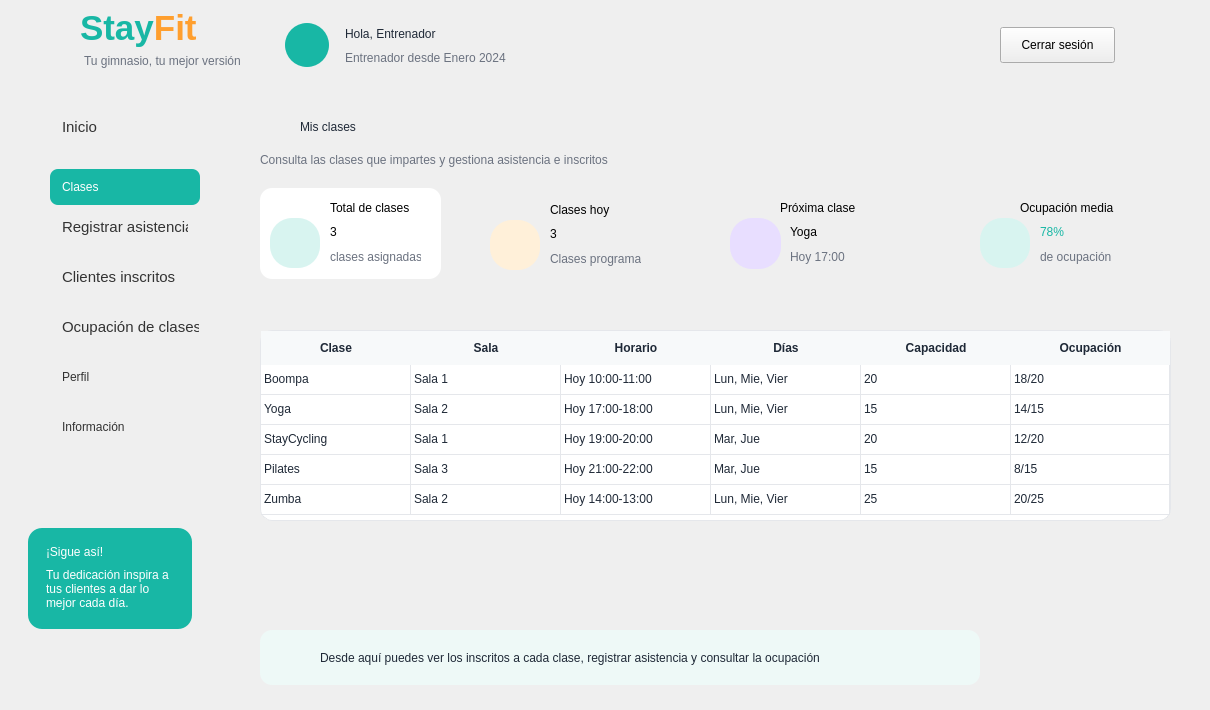
  <widget class="QWidget" name="centralwidget">
   <widget class="QFrame" name="frameHeader">
    <property name="geometry">
     <rect>
      <x>0</x>
      <y>0</y>
      <width>1201</width>
      <height>90</height>
     </rect>
    </property>
    <property name="frameShape">
     <enum>QFrame::NoFrame</enum>
    </property>
    <widget class="QLabel" name="lblLogoIcono">
     <property name="geometry">
      <rect>
       <x>18</x>
       <y>10</y>
       <width>65</width>
       <height>65</height>
      </rect>
     </property>
     <property name="styleSheet">
      <string notr="true">font: 28pt &quot;Segoe UI Emoji&quot;; color: #18B7A5;</string>
     </property>
     <property name="text">
      <string/>
     </property>
     <property name="pixmap">
      <pixmap>../imagenes/logo_stayfit.png</pixmap>
     </property>
     <property name="scaledContents">
      <bool>true</bool>
     </property>
    </widget>
    <widget class="QLabel" name="labelStayFitHeader">
     <property name="geometry">
      <rect>
       <x>80</x>
       <y>8</y>
       <width>170</width>
       <height>40</height>
      </rect>
     </property>
     <property name="text">
      <string>&lt;html&gt;&lt;head/&gt;&lt;body&gt;&lt;p&gt;&lt;span style=&quot; font-size:26pt; font-weight:700; color:#18B7A5;&quot;&gt;Stay&lt;/span&gt;&lt;span style=&quot; font-size:26pt; font-weight:700; color:#FF9F2E;&quot;&gt;Fit&lt;/span&gt;&lt;/p&gt;&lt;/body&gt;&lt;/html&gt;</string>
     </property>
    </widget>
    <widget class="QLabel" name="labelSubtituloHeader">
     <property name="geometry">
      <rect>
       <x>84</x>
       <y>52</y>
       <width>170</width>
       <height>18</height>
      </rect>
     </property>
     <property name="styleSheet">
      <string notr="true">color: #6B7280; font: 9pt &quot;Segoe UI&quot;;</string>
     </property>
     <property name="text">
      <string>Tu gimnasio, tu mejor versión</string>
     </property>
    </widget>
    <widget class="QLabel" name="lblAvatarCliente">
     <property name="geometry">
      <rect>
       <x>285</x>
       <y>23</y>
       <width>44</width>
       <height>44</height>
      </rect>
     </property>
     <property name="styleSheet">
      <string notr="true">background-color: #18B7A5; color: white; border-radius: 22px; font: 20pt &quot;Segoe UI Emoji&quot;;</string>
     </property>
     <property name="text">
      <string/>
     </property>
     <property name="pixmap">
      <pixmap>../imagenes/usuario.png</pixmap>
     </property>
     <property name="scaledContents">
      <bool>true</bool>
     </property>
    </widget>
    <widget class="QLabel" name="lblNombreCliente">
     <property name="geometry">
      <rect>
       <x>345</x>
       <y>22</y>
       <width>270</width>
       <height>24</height>
      </rect>
     </property>
     <property name="styleSheet">
      <string notr="true">font: bold 13pt &quot;Segoe UI&quot;; color: #1F2937;</string>
     </property>
     <property name="text">
      <string>Hola, Entrenador</string>
     </property>
    </widget>
    <widget class="QLabel" name="lblFechaAltaEntrenador">
     <property name="geometry">
      <rect>
       <x>345</x>
       <y>48</y>
       <width>191</width>
       <height>20</height>
      </rect>
     </property>
     <property name="styleSheet">
      <string notr="true">font: 10pt &quot;Segoe UI&quot;; color: #6B7280;</string>
     </property>
     <property name="text">
      <string>Entrenador desde Enero 2024</string>
     </property>
    </widget>
    <widget class="QPushButton" name="btnCerrarSesion">
     <property name="geometry">
      <rect>
       <x>1000</x>
       <y>27</y>
       <width>115</width>
       <height>36</height>
      </rect>
     </property>
     <property name="text">
      <string>Cerrar sesión</string>
     </property>
    </widget>
   </widget>
   <widget class="QFrame" name="frameMenu">
    <property name="geometry">
     <rect>
      <x>0</x>
      <y>89</y>
      <width>220</width>
      <height>611</height>
     </rect>
    </property>
    <property name="frameShape">
     <enum>QFrame::NoFrame</enum>
    </property>
    <widget class="QPushButton" name="btnInscritos">
     <property name="geometry">
      <rect>
       <x>50</x>
       <y>170</y>
       <width>150</width>
       <height>36</height>
      </rect>
     </property>
     <property name="font">
      <font>
       <family>Segoe UI</family>
       <pointsize>11</pointsize>
      </font>
     </property>
     <property name="styleSheet">
      <string notr="true">QPushButton {
    background-color: transparent;
    border: none;
    border-radius: 8px;
    padding: 8px 12px;
    text-align: left;
    color: #333333;
}

QPushButton:hover {
    background-color: #E8F8F5;
}

QPushButton:checked {
    background-color: #DDF7F3;
    color: #333333;
    font-weight: bold;
}</string>
     </property>
     <property name="text">
      <string>Clientes inscritos</string>
     </property>
     <property name="flat">
      <bool>true</bool>
     </property>
    </widget>
    <widget class="QPushButton" name="btnOcupacion">
     <property name="geometry">
      <rect>
       <x>50</x>
       <y>220</y>
       <width>161</width>
       <height>36</height>
      </rect>
     </property>
     <property name="font">
      <font>
       <family>Segoe UI</family>
       <pointsize>11</pointsize>
      </font>
     </property>
     <property name="styleSheet">
      <string notr="true">QPushButton {
    background-color: transparent;
    border: none;
    border-radius: 8px;
    padding: 8px 12px;
    text-align: left;
    color: #333333;
}

QPushButton:hover {
    background-color: #E8F8F5;
}

QPushButton:checked {
    background-color: #DDF7F3;
    color: #333333;
    font-weight: bold;
}</string>
     </property>
     <property name="text">
      <string>Ocupación de clases</string>
     </property>
     <property name="flat">
      <bool>true</bool>
     </property>
    </widget>
    <widget class="QPushButton" name="btnPerfil">
     <property name="geometry">
      <rect>
       <x>50</x>
       <y>270</y>
       <width>150</width>
       <height>36</height>
      </rect>
     </property>
     <property name="styleSheet">
      <string notr="true">QPushButton {
    background-color: transparent;
    border: none;
    border-radius: 8px;
    padding: 8px 12px;
    text-align: left;
    color: #333333;
}

QPushButton:hover {
    background-color: #E8F8F5;
}

QPushButton:checked {
    background-color: #DDF7F3;
    color: #333333;
    font-weight: bold;
}
</string>
     </property>
     <property name="text">
      <string>Perfil</string>
     </property>
    </widget>
    <widget class="QPushButton" name="btnInformacion">
     <property name="geometry">
      <rect>
       <x>50</x>
       <y>320</y>
       <width>150</width>
       <height>36</height>
      </rect>
     </property>
     <property name="styleSheet">
      <string notr="true">QPushButton {
    background-color: transparent;
    border: none;
    border-radius: 8px;
    padding: 8px 12px;
    text-align: left;
    color: #333333;
}

QPushButton:hover {
    background-color: #E8F8F5;
}

QPushButton:checked {
    background-color: #DDF7F3;
    color: #333333;
    font-weight: bold;
}</string>
     </property>
     <property name="text">
      <string>Información</string>
     </property>
    </widget>
    <widget class="QFrame" name="cardSigue">
     <property name="geometry">
      <rect>
       <x>28</x>
       <y>439</y>
       <width>164</width>
       <height>101</height>
      </rect>
     </property>
     <property name="styleSheet">
      <string notr="true">QFrame#cardSigue { background-color: #18B7A5; border-radius: 14px; border: none; }</string>
     </property>
     <widget class="QLabel" name="lblSigue">
      <property name="geometry">
       <rect>
        <x>18</x>
        <y>12</y>
        <width>130</width>
        <height>24</height>
       </rect>
      </property>
      <property name="styleSheet">
       <string notr="true">color:white; font:bold 11pt &quot;Segoe UI&quot;;</string>
      </property>
      <property name="text">
       <string>¡Sigue así!</string>
      </property>
     </widget>
     <widget class="QLabel" name="lblSigueTexto">
      <property name="geometry">
       <rect>
        <x>18</x>
        <y>35</y>
        <width>130</width>
        <height>51</height>
       </rect>
      </property>
      <property name="styleSheet">
       <string notr="true">color:white; font:9pt &quot;Segoe UI&quot;;</string>
      </property>
      <property name="text">
       <string>Tu dedicación inspira a tus clientes a dar lo mejor cada día.</string>
      </property>
      <property name="wordWrap">
       <bool>true</bool>
      </property>
     </widget>
    </widget>
    <widget class="QLabel" name="label">
     <property name="geometry">
      <rect>
       <x>20</x>
       <y>30</y>
       <width>20</width>
       <height>20</height>
      </rect>
     </property>
     <property name="text">
      <string/>
     </property>
     <property name="pixmap">
      <pixmap>../imagenes/casa_inicio.png</pixmap>
     </property>
     <property name="scaledContents">
      <bool>true</bool>
     </property>
    </widget>
    <widget class="QLabel" name="label_10">
     <property name="geometry">
      <rect>
       <x>20</x>
       <y>280</y>
       <width>23</width>
       <height>23</height>
      </rect>
     </property>
     <property name="text">
      <string/>
     </property>
     <property name="pixmap">
      <pixmap>../imagenes/usuario.png</pixmap>
     </property>
     <property name="scaledContents">
      <bool>true</bool>
     </property>
    </widget>
    <widget class="QLabel" name="label_11">
     <property name="geometry">
      <rect>
       <x>20</x>
       <y>330</y>
       <width>23</width>
       <height>23</height>
      </rect>
     </property>
     <property name="text">
      <string/>
     </property>
     <property name="pixmap">
      <pixmap>../imagenes/informacion.png</pixmap>
     </property>
     <property name="scaledContents">
      <bool>true</bool>
     </property>
    </widget>
    <widget class="QLabel" name="label_12">
     <property name="geometry">
      <rect>
       <x>20</x>
       <y>90</y>
       <width>20</width>
       <height>20</height>
      </rect>
     </property>
     <property name="text">
      <string/>
     </property>
     <property name="pixmap">
      <pixmap>../imagenes/calendario.png</pixmap>
     </property>
     <property name="scaledContents">
      <bool>true</bool>
     </property>
    </widget>
    <widget class="QLabel" name="label_3">
     <property name="geometry">
      <rect>
       <x>20</x>
       <y>130</y>
       <width>20</width>
       <height>20</height>
      </rect>
     </property>
     <property name="styleSheet">
      <string notr="true">image: url(./src/vista/imagenes/lista-de-verificacion.png)</string>
     </property>
     <property name="text">
      <string/>
     </property>
    </widget>
    <widget class="QLabel" name="label_4">
     <property name="geometry">
      <rect>
       <x>20</x>
       <y>180</y>
       <width>20</width>
       <height>20</height>
      </rect>
     </property>
     <property name="styleSheet">
      <string notr="true">image:url(./src/vista/imagenes/anadir-grupo.png)</string>
     </property>
     <property name="text">
      <string/>
     </property>
    </widget>
    <widget class="QLabel" name="label_8">
     <property name="geometry">
      <rect>
       <x>20</x>
       <y>230</y>
       <width>23</width>
       <height>23</height>
      </rect>
     </property>
     <property name="styleSheet">
      <string notr="true">image: url(./src/vista/imagenes/grafico-circular.png)</string>
     </property>
     <property name="text">
      <string/>
     </property>
    </widget>
    <widget class="QPushButton" name="btnRegistroAsistencia">
     <property name="geometry">
      <rect>
       <x>50</x>
       <y>120</y>
       <width>150</width>
       <height>36</height>
      </rect>
     </property>
     <property name="font">
      <font>
       <family>Segoe UI</family>
       <pointsize>11</pointsize>
      </font>
     </property>
     <property name="styleSheet">
      <string notr="true">QPushButton {
    background-color: transparent;
    border: none;
    border-radius: 8px;
    padding: 8px 12px;
    text-align: left;
    color: #333333;
}

QPushButton:hover {
    background-color: #E8F8F5;
}

QPushButton:checked {
    background-color: #DDF7F3;
    color: #333333;
    font-weight: bold;
}

</string>
     </property>
     <property name="text">
      <string>Registrar asistencia</string>
     </property>
     <property name="flat">
      <bool>true</bool>
     </property>
    </widget>
    <widget class="QPushButton" name="btnInicio_2">
     <property name="geometry">
      <rect>
       <x>50</x>
       <y>20</y>
       <width>150</width>
       <height>36</height>
      </rect>
     </property>
     <property name="font">
      <font>
       <family>Segoe UI</family>
       <pointsize>11</pointsize>
      </font>
     </property>
     <property name="mouseTracking">
      <bool>false</bool>
     </property>
     <property name="tabletTracking">
      <bool>false</bool>
     </property>
     <property name="styleSheet">
      <string notr="true">QPushButton {
    background-color: transparent;
    border: none;
    border-radius: 8px;
    padding: 8px 12px;
    text-align: left;
    color: #333333;
}

QPushButton:hover {
    background-color: #E8F8F5;
}

QPushButton:checked {
    background-color: #DDF7F3;
    color: #333333;
    font-weight: bold;
}</string>
     </property>
     <property name="text">
      <string>Inicio</string>
     </property>
     <property name="checkable">
      <bool>true</bool>
     </property>
     <property name="checked">
      <bool>false</bool>
     </property>
     <property name="flat">
      <bool>false</bool>
     </property>
    </widget>
    <widget class="QPushButton" name="btnClases">
     <property name="geometry">
      <rect>
       <x>50</x>
       <y>80</y>
       <width>150</width>
       <height>36</height>
      </rect>
     </property>
     <property name="styleSheet">
      <string notr="true">QPushButton {
    background-color: #18B7A5;
    border: none;
    border-radius: 8px;
    padding: 8px 12px;
    text-align: left;
    color: #FFFFFF;
}

QPushButton:hover {
    background-color: #E8F8F5;
}

QPushButton:checked {
    background-color: #DDF7F3;
    color: #333333;
    font-weight: bold;
}

 

</string>
     </property>
     <property name="text">
      <string>Clases</string>
     </property>
    </widget>
   </widget>
   <widget class="QFrame" name="frameContenido">
    <property name="geometry">
     <rect>
      <x>220</x>
      <y>90</y>
      <width>981</width>
      <height>611</height>
     </rect>
    </property>
    <property name="frameShape">
     <enum>QFrame::NoFrame</enum>
    </property>
    <widget class="QLabel" name="lblBienvenida">
     <property name="geometry">
      <rect>
       <x>80</x>
       <y>20</y>
       <width>300</width>
       <height>34</height>
      </rect>
     </property>
     <property name="styleSheet">
      <string notr="true">font:bold 20pt &quot;Segoe UI&quot;; color:#1F2937;</string>
     </property>
     <property name="text">
      <string>Mis clases</string>
     </property>
    </widget>
    <widget class="QLabel" name="lblResumen">
     <property name="geometry">
      <rect>
       <x>40</x>
       <y>60</y>
       <width>470</width>
       <height>20</height>
      </rect>
     </property>
     <property name="styleSheet">
      <string notr="true">font:9pt &quot;Segoe UI&quot;; color:#6B7280;</string>
     </property>
     <property name="text">
      <string>Consulta las clases que impartes y gestiona asistencia e inscritos</string>
     </property>
    </widget>
    <widget class="QFrame" name="card2">
     <property name="geometry">
      <rect>
       <x>260</x>
       <y>100</y>
       <width>181</width>
       <height>91</height>
      </rect>
     </property>
     <widget class="QLabel" name="lblIconPago">
      <property name="geometry">
       <rect>
        <x>10</x>
        <y>30</y>
        <width>50</width>
        <height>50</height>
       </rect>
      </property>
      <property name="styleSheet">
       <string notr="true">background-color:#FFF0D9; border-radius:22px; font:16pt &quot;Segoe UI Emoji&quot;; color:#FF9F2E;</string>
      </property>
      <property name="text">
       <string/>
      </property>
     </widget>
     <widget class="QLabel" name="lblTituloproxclase">
      <property name="geometry">
       <rect>
        <x>70</x>
        <y>10</y>
        <width>95</width>
        <height>20</height>
       </rect>
      </property>
      <property name="styleSheet">
       <string notr="true">font:bold 9pt &quot;Segoe UI&quot;;</string>
      </property>
      <property name="text">
       <string>Clases hoy</string>
      </property>
     </widget>
     <widget class="QLabel" name="claseshoy">
      <property name="geometry">
       <rect>
        <x>70</x>
        <y>60</y>
        <width>91</width>
        <height>18</height>
       </rect>
      </property>
      <property name="styleSheet">
       <string notr="true">color:#6B7280; font:7pt &quot;Segoe UI&quot;;</string>
      </property>
      <property name="text">
       <string>Clases programadas</string>
      </property>
     </widget>
     <widget class="QLabel" name="label_6">
      <property name="geometry">
       <rect>
        <x>10</x>
        <y>40</y>
        <width>51</width>
        <height>31</height>
       </rect>
      </property>
      <property name="styleSheet">
       <string notr="true">image:url(./src/vista/imagenes/reloj.png)</string>
      </property>
      <property name="text">
       <string/>
      </property>
     </widget>
     <widget class="QLabel" name="labelClasesHoy">
      <property name="geometry">
       <rect>
        <x>70</x>
        <y>30</y>
        <width>41</width>
        <height>28</height>
       </rect>
      </property>
      <property name="styleSheet">
       <string notr="true">font:bold 16pt &quot;Segoe UI&quot;;color: rgb(0, 0, 0)</string>
      </property>
      <property name="text">
       <string>3</string>
      </property>
     </widget>
    </widget>
    <widget class="QFrame" name="card3">
     <property name="geometry">
      <rect>
       <x>500</x>
       <y>98</y>
       <width>181</width>
       <height>91</height>
      </rect>
     </property>
     <widget class="QLabel" name="lblIconCal">
      <property name="geometry">
       <rect>
        <x>10</x>
        <y>30</y>
        <width>51</width>
        <height>51</height>
       </rect>
      </property>
      <property name="styleSheet">
       <string notr="true">background-color:#E8DEFF; border-radius:22px; font:17pt &quot;Segoe UI Emoji&quot;;</string>
      </property>
      <property name="text">
       <string/>
      </property>
     </widget>
     <widget class="QLabel" name="lblTituloasistencia">
      <property name="geometry">
       <rect>
        <x>60</x>
        <y>10</y>
        <width>81</width>
        <height>20</height>
       </rect>
      </property>
      <property name="styleSheet">
       <string notr="true">font:bold 8pt &quot;Segoe UI&quot;;</string>
      </property>
      <property name="text">
       <string>Próxima clase</string>
      </property>
     </widget>
     <widget class="QLabel" name="labelProximaClase">
      <property name="geometry">
       <rect>
        <x>70</x>
        <y>30</y>
        <width>61</width>
        <height>28</height>
       </rect>
      </property>
      <property name="styleSheet">
       <string notr="true">font:bold 16pt &quot;Segoe UI&quot;;color: rgb(0, 0, 0)</string>
      </property>
      <property name="text">
       <string>Yoga</string>
      </property>
     </widget>
     <widget class="QLabel" name="lblHoraProxClase">
      <property name="geometry">
       <rect>
        <x>70</x>
        <y>60</y>
        <width>75</width>
        <height>18</height>
       </rect>
      </property>
      <property name="styleSheet">
       <string notr="true">color:#6B7280; font:7pt &quot;Segoe UI&quot;;</string>
      </property>
      <property name="text">
       <string>Hoy 17:00</string>
      </property>
     </widget>
     <widget class="QLabel" name="label_9">
      <property name="geometry">
       <rect>
        <x>10</x>
        <y>40</y>
        <width>51</width>
        <height>31</height>
       </rect>
      </property>
      <property name="styleSheet">
       <string notr="true">image:url(./src/vista/imagenes/usuarios.png)</string>
      </property>
      <property name="text">
       <string/>
      </property>
     </widget>
    </widget>
    <widget class="QFrame" name="card4">
     <property name="geometry">
      <rect>
       <x>750</x>
       <y>98</y>
       <width>161</width>
       <height>91</height>
      </rect>
     </property>
     <widget class="QLabel" name="lblIconAs">
      <property name="geometry">
       <rect>
        <x>10</x>
        <y>30</y>
        <width>50</width>
        <height>50</height>
       </rect>
      </property>
      <property name="styleSheet">
       <string notr="true">background-color:#D8F4F0; color:#18B7A5; border-radius:22px; font:bold 20pt &quot;Segoe UI&quot;;</string>
      </property>
      <property name="text">
       <string/>
      </property>
     </widget>
     <widget class="QLabel" name="lblTituloocupacion">
      <property name="geometry">
       <rect>
        <x>50</x>
        <y>10</y>
        <width>131</width>
        <height>20</height>
       </rect>
      </property>
      <property name="styleSheet">
       <string notr="true">font:bold 9pt &quot;Segoe UI&quot;;</string>
      </property>
      <property name="text">
       <string>Ocupación media</string>
      </property>
     </widget>
     <widget class="QLabel" name="lblPorcentajeOcupacionClase">
      <property name="geometry">
       <rect>
        <x>70</x>
        <y>30</y>
        <width>70</width>
        <height>28</height>
       </rect>
      </property>
      <property name="styleSheet">
       <string notr="true">font:bold 18pt &quot;Segoe UI&quot;; color:#18B7A5;</string>
      </property>
      <property name="text">
       <string>78%</string>
      </property>
     </widget>
     <widget class="QLabel" name="lblSubAs">
      <property name="geometry">
       <rect>
        <x>70</x>
        <y>60</y>
        <width>75</width>
        <height>18</height>
       </rect>
      </property>
      <property name="styleSheet">
       <string notr="true">color:#6B7280; font:7pt &quot;Segoe UI&quot;;</string>
      </property>
      <property name="text">
       <string>de ocupación</string>
      </property>
     </widget>
     <widget class="QLabel" name="label_14">
      <property name="geometry">
       <rect>
        <x>10</x>
        <y>40</y>
        <width>51</width>
        <height>31</height>
       </rect>
      </property>
      <property name="styleSheet">
       <string notr="true">image:url(./src/vista/imagenes/grafico-circular.png)</string>
      </property>
      <property name="text">
       <string/>
      </property>
     </widget>
    </widget>
    <widget class="QFrame" name="cardConsejo">
     <property name="geometry">
      <rect>
       <x>40</x>
       <y>540</y>
       <width>720</width>
       <height>55</height>
      </rect>
     </property>
     <property name="styleSheet">
      <string notr="true">QFrame#cardConsejo { background-color:#EEF9F7; border:none; border-radius:12px; }</string>
     </property>
     <widget class="QLabel" name="lblConsejo">
      <property name="geometry">
       <rect>
        <x>60</x>
        <y>10</y>
        <width>581</width>
        <height>35</height>
       </rect>
      </property>
      <property name="styleSheet">
       <string notr="true">font:9pt &quot;Segoe UI&quot;; color:#1F2937;</string>
      </property>
      <property name="text">
       <string>Desde aquí puedes ver los inscritos a cada clase, registrar asistencia y consultar la ocupación</string>
      </property>
     </widget>
     <widget class="QLabel" name="label_2">
      <property name="geometry">
       <rect>
        <x>10</x>
        <y>20</y>
        <width>51</width>
        <height>21</height>
       </rect>
      </property>
      <property name="styleSheet">
       <string notr="true">image:url(./src/vista/imagenes/informacion.png)</string>
      </property>
      <property name="text">
       <string/>
      </property>
     </widget>
    </widget>
    <widget class="QFrame" name="card2_2">
     <property name="geometry">
      <rect>
       <x>40</x>
       <y>98</y>
       <width>181</width>
       <height>91</height>
      </rect>
     </property>
     <property name="styleSheet">
      <string notr="true">background: #FFFFFF;border-radius: 12px;</string>
     </property>
     <widget class="QLabel" name="lblTituloproxclase_2">
      <property name="geometry">
       <rect>
        <x>70</x>
        <y>10</y>
        <width>95</width>
        <height>20</height>
       </rect>
      </property>
      <property name="styleSheet">
       <string notr="true">font:bold 9pt &quot;Segoe UI&quot;;</string>
      </property>
      <property name="text">
       <string>Total de clases</string>
      </property>
     </widget>
     <widget class="QLabel" name="labelTotalClasesAsignadas">
      <property name="geometry">
       <rect>
        <x>70</x>
        <y>30</y>
        <width>95</width>
        <height>28</height>
       </rect>
      </property>
      <property name="styleSheet">
       <string notr="true">font:bold 16pt &quot;Segoe UI&quot;;color: rgb(0, 0, 0)</string>
      </property>
      <property name="text">
       <string>3</string>
      </property>
     </widget>
     <widget class="QLabel" name="labelHora_2">
      <property name="geometry">
       <rect>
        <x>70</x>
        <y>60</y>
        <width>91</width>
        <height>18</height>
       </rect>
      </property>
      <property name="styleSheet">
       <string notr="true">color:#6B7280; font:7pt &quot;Segoe UI&quot;;</string>
      </property>
      <property name="text">
       <string>clases asignadas</string>
      </property>
     </widget>
     <widget class="QLabel" name="lblIconAs_2">
      <property name="geometry">
       <rect>
        <x>10</x>
        <y>30</y>
        <width>50</width>
        <height>50</height>
       </rect>
      </property>
      <property name="styleSheet">
       <string notr="true">background-color:#D8F4F0; color:#18B7A5; border-radius:22px; font:bold 20pt &quot;Segoe UI&quot;;</string>
      </property>
      <property name="text">
       <string/>
      </property>
     </widget>
     <widget class="QLabel" name="label_7">
      <property name="geometry">
       <rect>
        <x>10</x>
        <y>40</y>
        <width>51</width>
        <height>31</height>
       </rect>
      </property>
      <property name="styleSheet">
       <string notr="true">image:url(./src/vista/imagenes/calendario.png); background:transparent</string>
      </property>
      <property name="text">
       <string/>
      </property>
     </widget>
    </widget>
    <widget class="QLabel" name="label_17">
     <property name="geometry">
      <rect>
       <x>280</x>
       <y>480</y>
       <width>47</width>
       <height>13</height>
      </rect>
     </property>
     <property name="text">
      <string/>
     </property>
    </widget>
    <widget class="QLabel" name="label_18">
     <property name="geometry">
      <rect>
       <x>-180</x>
       <y>0</y>
       <width>1391</width>
       <height>621</height>
      </rect>
     </property>
     <property name="styleSheet">
      <string notr="true">image:url(./src/vista/imagenes/reborde_ola.png)</string>
     </property>
     <property name="text">
      <string/>
     </property>
    </widget>
    <widget class="QLabel" name="label_5">
     <property name="geometry">
      <rect>
       <x>40</x>
       <y>20</y>
       <width>31</width>
       <height>41</height>
      </rect>
     </property>
     <property name="styleSheet">
      <string notr="true">image:url(./src/vista/imagenes/calendario.png)</string>
     </property>
     <property name="text">
      <string/>
     </property>
    </widget>
    <widget class="QTableWidget" name="tablaMisClases">
     <property name="geometry">
      <rect>
       <x>40</x>
       <y>240</y>
       <width>911</width>
       <height>191</height>
      </rect>
     </property>
     <property name="styleSheet">
      <string notr="true">QTableWidget {
    background-color: white;
    border: 1px solid #E5E7EB;
    border-radius: 12px;
    gridline-color: #E5E7EB;
    color: #1F2937;
    font-size: 12px;
}

QHeaderView::section {
    background-color: #F7F9FA;
    color: #1F2937;
    font-weight: bold;
    border: none;
    padding: 8px;
}

QTableWidget::item {
    padding: 8px;
}</string>
     </property>
     <property name="verticalScrollBarPolicy">
      <enum>Qt::ScrollBarAsNeeded</enum>
     </property>
     <property name="horizontalScrollBarPolicy">
      <enum>Qt::ScrollBarAlwaysOff</enum>
     </property>
     <property name="rowCount">
      <number>5</number>
     </property>
     <property name="columnCount">
      <number>6</number>
     </property>
     <attribute name="horizontalHeaderDefaultSectionSize">
      <number>150</number>
     </attribute>
     <attribute name="horizontalHeaderStretchLastSection">
      <bool>true</bool>
     </attribute>
     <attribute name="verticalHeaderVisible">
      <bool>false</bool>
     </attribute>
     <row/>
     <row/>
     <row/>
     <row/>
     <row/>
     <column>
      <property name="text">
       <string>Clase</string>
      </property>
     </column>
     <column>
      <property name="text">
       <string>Sala</string>
      </property>
     </column>
     <column>
      <property name="text">
       <string>Horario</string>
      </property>
     </column>
     <column>
      <property name="text">
       <string>Días</string>
      </property>
     </column>
     <column>
      <property name="text">
       <string>Capacidad</string>
      </property>
     </column>
     <column>
      <property name="text">
       <string>Ocupación</string>
      </property>
     </column>
     <item row="0" column="0">
      <property name="text">
       <string>Boompa</string>
      </property>
     </item>
     <item row="0" column="1">
      <property name="text">
       <string>Sala 1</string>
      </property>
     </item>
     <item row="0" column="2">
      <property name="text">
       <string>Hoy 10:00-11:00 </string>
      </property>
     </item>
     <item row="0" column="3">
      <property name="text">
       <string>Lun, Mie, Vier</string>
      </property>
     </item>
     <item row="0" column="4">
      <property name="text">
       <string>20</string>
      </property>
     </item>
     <item row="0" column="5">
      <property name="text">
       <string>18/20</string>
      </property>
     </item>
     <item row="1" column="0">
      <property name="text">
       <string>Yoga</string>
      </property>
     </item>
     <item row="1" column="1">
      <property name="text">
       <string>Sala 2</string>
      </property>
     </item>
     <item row="1" column="2">
      <property name="text">
       <string>Hoy 17:00-18:00 </string>
      </property>
     </item>
     <item row="1" column="3">
      <property name="text">
       <string>Lun, Mie, Vier</string>
      </property>
     </item>
     <item row="1" column="4">
      <property name="text">
       <string>15</string>
      </property>
     </item>
     <item row="1" column="5">
      <property name="text">
       <string>14/15</string>
      </property>
     </item>
     <item row="2" column="0">
      <property name="text">
       <string>StayCycling</string>
      </property>
     </item>
     <item row="2" column="1">
      <property name="text">
       <string>Sala 1</string>
      </property>
     </item>
     <item row="2" column="2">
      <property name="text">
       <string>Hoy 19:00-20:00 </string>
      </property>
     </item>
     <item row="2" column="3">
      <property name="text">
       <string>Mar, Jue</string>
      </property>
     </item>
     <item row="2" column="4">
      <property name="text">
       <string>20</string>
      </property>
     </item>
     <item row="2" column="5">
      <property name="text">
       <string>12/20</string>
      </property>
     </item>
     <item row="3" column="0">
      <property name="text">
       <string>Pilates</string>
      </property>
     </item>
     <item row="3" column="1">
      <property name="text">
       <string>Sala 3</string>
      </property>
     </item>
     <item row="3" column="2">
      <property name="text">
       <string>Hoy 21:00-22:00 </string>
      </property>
     </item>
     <item row="3" column="3">
      <property name="text">
       <string>Mar, Jue</string>
      </property>
     </item>
     <item row="3" column="4">
      <property name="text">
       <string>15</string>
      </property>
     </item>
     <item row="3" column="5">
      <property name="text">
       <string>8/15</string>
      </property>
     </item>
     <item row="4" column="0">
      <property name="text">
       <string>Zumba</string>
      </property>
     </item>
     <item row="4" column="1">
      <property name="text">
       <string>Sala 2</string>
      </property>
     </item>
     <item row="4" column="2">
      <property name="text">
       <string>Hoy 14:00-13:00 </string>
      </property>
     </item>
     <item row="4" column="3">
      <property name="text">
       <string>Lun, Mie, Vier</string>
      </property>
     </item>
     <item row="4" column="4">
      <property name="text">
       <string>25</string>
      </property>
     </item>
     <item row="4" column="5">
      <property name="text">
       <string>20/25</string>
      </property>
     </item>
    </widget>
    <zorder>label_18</zorder>
    <zorder>lblBienvenida</zorder>
    <zorder>lblResumen</zorder>
    <zorder>card2</zorder>
    <zorder>card3</zorder>
    <zorder>card4</zorder>
    <zorder>cardConsejo</zorder>
    <zorder>card2_2</zorder>
    <zorder>label_17</zorder>
    <zorder>label_5</zorder>
    <zorder>tablaMisClases</zorder>
   </widget>
  </widget>
